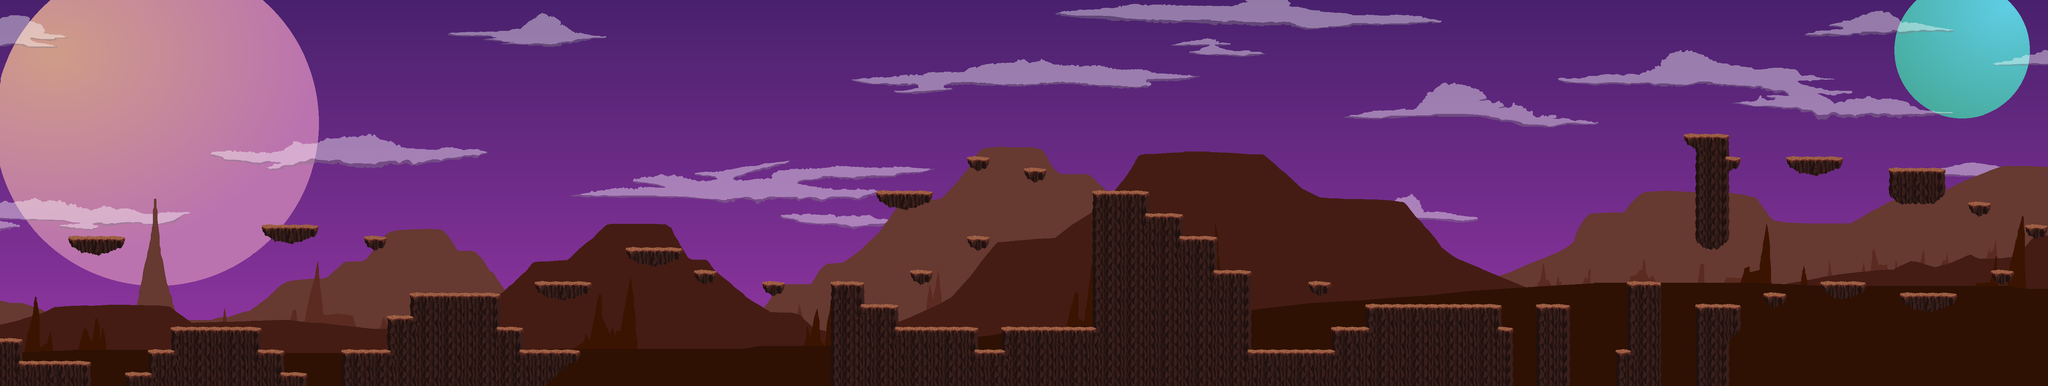

This is a level from a 2D game, rendered from its Tiled map with the project's own tilesets. A one-line summary and the map file follow, with tile-layer data summarised:
An orthogonal 180x34 tile map with 32x32 px tiles, 1 tile layer (plateformes), 1 image layer.

<map version="1.5" tiledversion="1.5.0" orientation="orthogonal" renderorder="right-down" width="180" height="34" tilewidth="32" tileheight="32" infinite="0" nextlayerid="4" nextobjectid="1">
 <editorsettings>
  <export target="assets/map..json" format="json" />
 </editorsettings>
 <tileset firstgid="1" name="tuiles_de_jeu" tilewidth="32" tileheight="32" tilecount="400" columns="20">
  <image source="assets/asset roche.png" width="640" height="640" />
  <tile id="21">
   <properties>
    <property name="estSolide" type="bool" value="true" />
   </properties>
  </tile>
  <tile id="22">
   <properties>
    <property name="estSolide" type="bool" value="true" />
   </properties>
  </tile>
  <tile id="23">
   <properties>
    <property name="estSolide" type="bool" value="true" />
   </properties>
  </tile>
  <tile id="24">
   <properties>
    <property name="estSolide" type="bool" value="true" />
   </properties>
  </tile>
  <tile id="25">
   <properties>
    <property name="estSolide" type="bool" value="true" />
   </properties>
  </tile>
  <tile id="26">
   <properties>
    <property name="estSolide" type="bool" value="true" />
   </properties>
  </tile>
  <tile id="27">
   <properties>
    <property name="estSolide" type="bool" value="true" />
   </properties>
  </tile>
  <tile id="28">
   <properties>
    <property name="estSolide" type="bool" value="true" />
   </properties>
  </tile>
  <tile id="29">
   <properties>
    <property name="estSolide" type="bool" value="true" />
   </properties>
  </tile>
  <tile id="30">
   <properties>
    <property name="estSolide" type="bool" value="true" />
   </properties>
  </tile>
  <tile id="31">
   <properties>
    <property name="estSolide" type="bool" value="true" />
   </properties>
  </tile>
  <tile id="32">
   <properties>
    <property name="estSolide" type="bool" value="true" />
   </properties>
  </tile>
  <tile id="41">
   <properties>
    <property name="estSolide" type="bool" value="true" />
   </properties>
  </tile>
  <tile id="42">
   <properties>
    <property name="estSolide" type="bool" value="true" />
   </properties>
  </tile>
  <tile id="43">
   <properties>
    <property name="estSolide" type="bool" value="true" />
   </properties>
  </tile>
  <tile id="44">
   <properties>
    <property name="estSolide" type="bool" value="true" />
   </properties>
  </tile>
  <tile id="45">
   <properties>
    <property name="estSolide" type="bool" value="true" />
   </properties>
  </tile>
  <tile id="47">
   <properties>
    <property name="estSolide" type="bool" value="true" />
   </properties>
  </tile>
  <tile id="48">
   <properties>
    <property name="estSolide" type="bool" value="true" />
   </properties>
  </tile>
  <tile id="49">
   <properties>
    <property name="estSolide" type="bool" value="true" />
   </properties>
  </tile>
  <tile id="61">
   <properties>
    <property name="estSolide" type="bool" value="true" />
   </properties>
  </tile>
  <tile id="62">
   <properties>
    <property name="estSolide" type="bool" value="true" />
   </properties>
  </tile>
  <tile id="63">
   <properties>
    <property name="estSolide" type="bool" value="true" />
   </properties>
  </tile>
  <tile id="64">
   <properties>
    <property name="estSolide" type="bool" value="true" />
   </properties>
  </tile>
  <tile id="65">
   <properties>
    <property name="estSolide" type="bool" value="true" />
   </properties>
  </tile>
  <tile id="80">
   <properties>
    <property name="estSolide" type="bool" value="true" />
   </properties>
  </tile>
  <tile id="81">
   <properties>
    <property name="estSolide" type="bool" value="true" />
   </properties>
  </tile>
  <tile id="82">
   <properties>
    <property name="estSolide" type="bool" value="true" />
   </properties>
  </tile>
  <tile id="84">
   <properties>
    <property name="estSolide" type="bool" value="true" />
   </properties>
  </tile>
  <tile id="85">
   <properties>
    <property name="estSolide" type="bool" value="true" />
   </properties>
  </tile>
  <tile id="86">
   <properties>
    <property name="estSolide" type="bool" value="true" />
   </properties>
  </tile>
  <tile id="87">
   <properties>
    <property name="estSolide" type="bool" value="true" />
   </properties>
  </tile>
  <tile id="101">
   <properties>
    <property name="estSolide" type="bool" value="true" />
   </properties>
  </tile>
  <tile id="105">
   <properties>
    <property name="estSolide" type="bool" value="true" />
   </properties>
  </tile>
  <tile id="120">
   <properties>
    <property name="estSolide" type="bool" value="true" />
   </properties>
  </tile>
  <tile id="121">
   <properties>
    <property name="estSolide" type="bool" value="true" />
   </properties>
  </tile>
  <tile id="125">
   <properties>
    <property name="estSolide" type="bool" value="true" />
   </properties>
  </tile>
  <tile id="126">
   <properties>
    <property name="estSolide" type="bool" value="true" />
   </properties>
  </tile>
  <tile id="141">
   <properties>
    <property name="estSolide" type="bool" value="true" />
   </properties>
  </tile>
  <tile id="145">
   <properties>
    <property name="estSolide" type="bool" value="true" />
   </properties>
  </tile>
  <tile id="161">
   <properties>
    <property name="estSolide" type="bool" value="true" />
   </properties>
  </tile>
  <tile id="162">
   <properties>
    <property name="estSolide" type="bool" value="true" />
   </properties>
  </tile>
  <tile id="163">
   <properties>
    <property name="estSolide" type="bool" value="true" />
   </properties>
  </tile>
  <tile id="164">
   <properties>
    <property name="estSolide" type="bool" value="true" />
   </properties>
  </tile>
  <tile id="165">
   <properties>
    <property name="estSolide" type="bool" value="true" />
   </properties>
  </tile>
 </tileset>
 <imagelayer id="2" name="background">
  <image source="assets/espace background.png" width="5760" height="1088" />
 </imagelayer>
 <layer id="1" name="plateformes" width="180" height="34">
  <data>[6120 cells, 1119 non-empty, 68 distinct tile ids]</data>
 </layer>
</map>